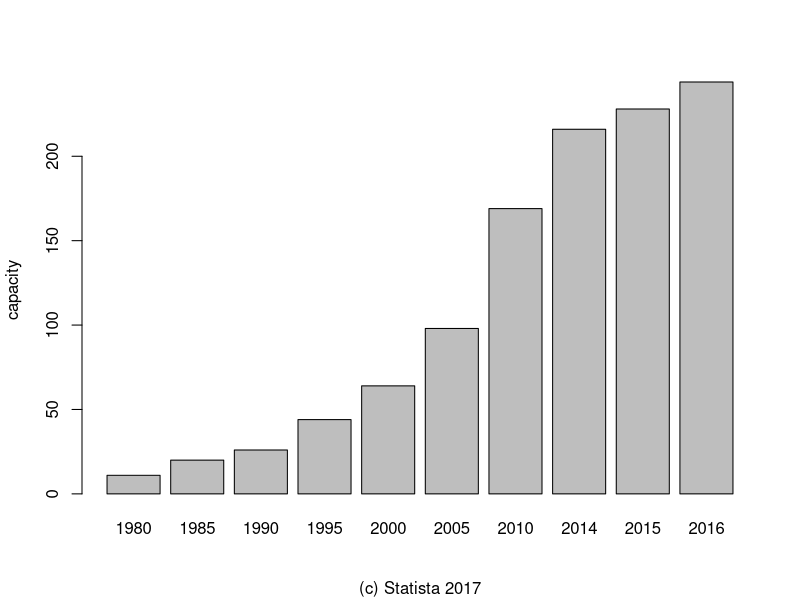

Reproduce this figure in R.
## ---- chunk 1
data <- read.csv("data.csv")
barplot(height = data$capacity, names.arg = data$year, ylab = "capacity", sub = "(c) Statista 2017")
